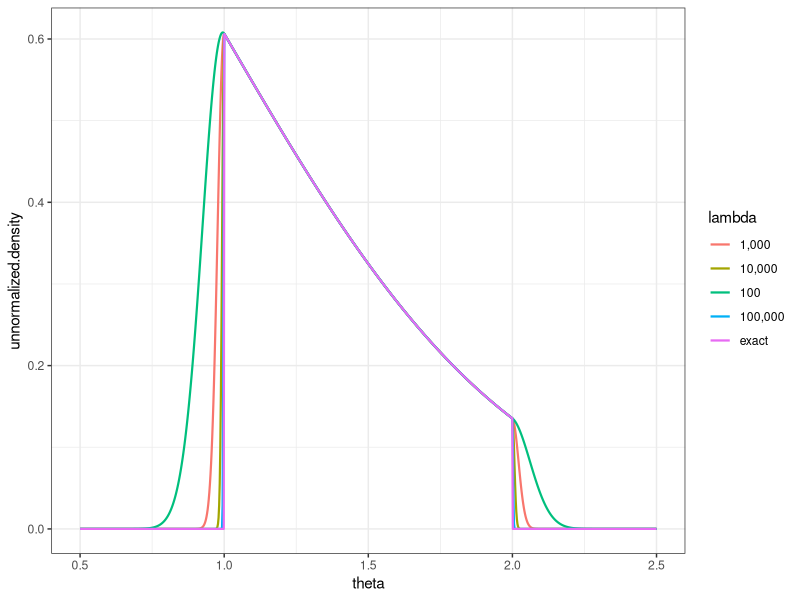

The R source for this figure:
options(max.print=100)

a = 1
b = 2

exactDensity = function(theta){
	if(theta<b &theta >a){ theta^2/2
	}else {1E9}
}

x= seq(a-0.5,b+0.5,length.out=1000)





approximateDensity = function(theta, lambda = lam){
	loss = theta^2/2
	k1 = a - theta
	if(k1>0)   loss = loss + lambda * k1^2
	
	k2 = theta - b
	
	if(k2>0)   loss = loss + lambda * k2^2
	
	loss
}

pdf_e = sapply(x, exactDensity)

lam = 1E2
pdf_a1 = sapply(x, approximateDensity)
lam = 1E3
pdf_a2 = sapply(x, approximateDensity)
lam = 1E4
pdf_a3 = sapply(x, approximateDensity)
lam = 1E5
pdf_a4 = sapply(x, approximateDensity)



require("ggplot2")




theta = x
n= length(theta)

df = data.frame( "theta"= x, "unnormalized.density" = exp(-c(pdf_e, pdf_a1, pdf_a2, pdf_a3,pdf_a4)), "lambda"= rep(c("exact","100","1,000","10,000","100,000"),each=n))

setwd("~/git/empiricalTensor/draft")

pdf("./density_truncated_normal.pdf",5,3)
ggplot(data=df, aes(x=theta, y= unnormalized.density, color=lambda))+ geom_line(size=.75)+ theme_bw()
dev.off()


4/sqrt(2*100)